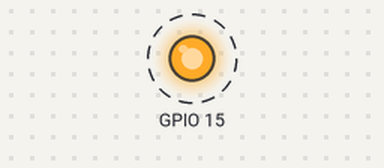
Recording of a program running on a simulated ESP32-C6. Shown: output pins drawn as LEDs (lit = HIGH). Dashed ring = blinking. What the program prints to the serial monitor is not drawn.

Above: at 0.2 s.
Timing chart, 0 to 3.0 s (numbered marks = the images above):
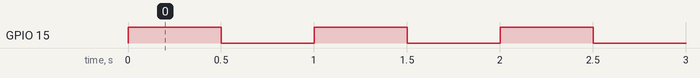

The program:

main.cpp
```cpp
#include <Arduino.h>

// Pinos configuraveis pelo platformio.ini (build_flags)
#ifndef LED_PIN
#define LED_PIN 15       // LED simples onboard
#endif

#ifndef RGB_LED_PIN
#define RGB_LED_PIN 8    // LED RGB WS2812 onboard
#endif

static const uint32_t BLINK_INTERVAL_MS = 500;

void setup() {
  Serial.begin(115200);

  pinMode(LED_PIN, OUTPUT);
  digitalWrite(LED_PIN, LOW);
  rgbLedWrite(RGB_LED_PIN, 0, 0, 0);

  Serial.println();
  Serial.println("=== Blink ESP32-C6 Mini ===");
  Serial.printf("LED simples : GPIO%d\n", LED_PIN);
  Serial.printf("LED RGB     : GPIO%d\n", RGB_LED_PIN);
}

void loop() {
  // Liga o LED simples e o RGB (verde)
  digitalWrite(LED_PIN, HIGH);
  rgbLedWrite(RGB_LED_PIN, 0, 48, 0);
  Serial.println("LED ON");
  delay(BLINK_INTERVAL_MS);

  // Desliga os dois
  digitalWrite(LED_PIN, LOW);
  rgbLedWrite(RGB_LED_PIN, 0, 0, 0);
  Serial.println("LED OFF");
  delay(BLINK_INTERVAL_MS);
}
```

Measured:
- by itself, GPIO 15: alternates HIGH for 0.50 s and LOW for 0.50 s
